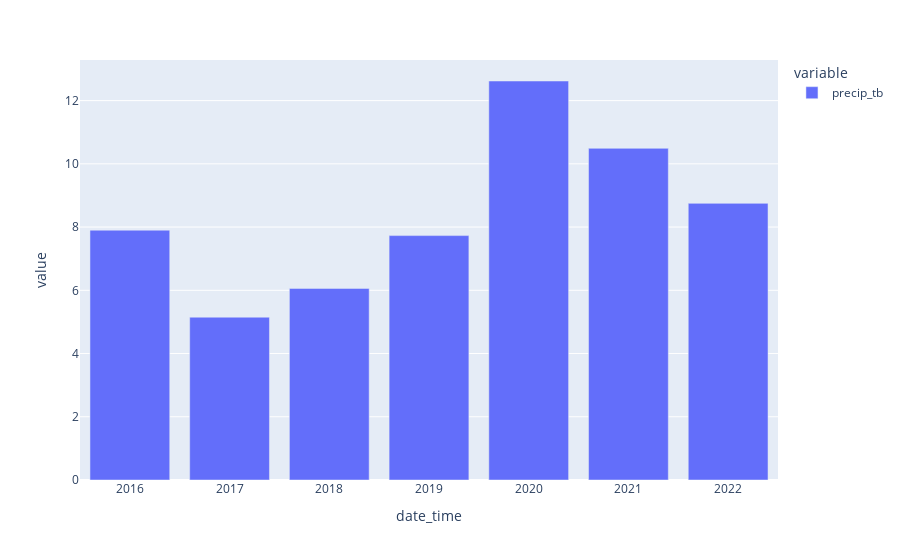

Notebook code for this chart:
### Code cell
yearly_precip = df_precip.groupby(df_precip['date_time'].dt.year)['precip_tb'].sum()
px.bar(yearly_precip)

### Figure 1 — Plotly figure (JSON) as saved in the notebook; plotly's stock layout.template omitted (floating-point values rounded to 4 significant figures)
{"data": [{"alignmentgroup": "True", "hovertemplate": "variable=precip_tb<br>date_time=%{x}<br>value=%{y}<extra></extra>", "legendgroup": "precip_tb", "marker": {"color": "#636efa", "pattern": {"shape": ""}}, "name": "precip_tb", "offsetgroup": "precip_tb", "orientation": "v", "showlegend": true, "textposition": "auto", "type": "bar", "x": [2016, 2017, 2018, 2019, 2020, 2021, 2022], "xaxis": "x", "y": [7.902, 5.15, 6.06, 7.73, 12.62, 10.49, 8.75], "yaxis": "y"}], "layout": {"barmode": "relative", "legend": {"title": {"text": "variable"}, "tracegroupgap": 0}, "margin": {"t": 60}, "xaxis": {"anchor": "y", "domain": [0, 1], "title": {"text": "date_time"}}, "yaxis": {"anchor": "x", "domain": [0, 1], "title": {"text": "value"}}}}
